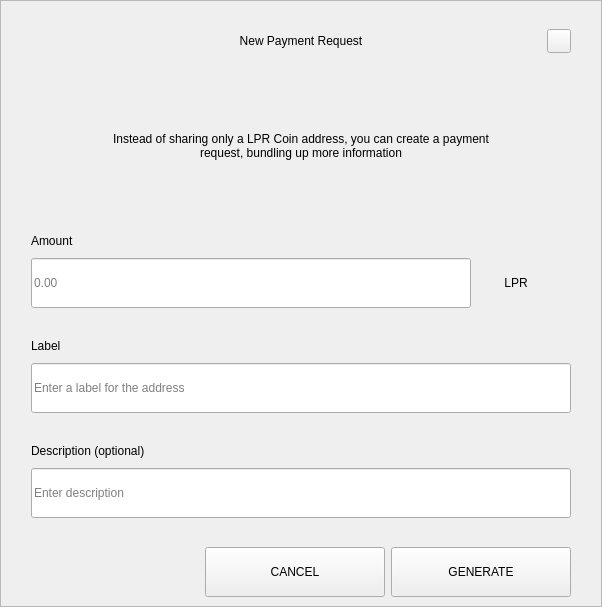
<?xml version="1.0" encoding="UTF-8"?>
<ui version="4.0">
 <class>RequestDialog</class>
 <widget class="QDialog" name="RequestDialog">
  <property name="geometry">
   <rect>
    <x>0</x>
    <y>0</y>
    <width>602</width>
    <height>607</height>
   </rect>
  </property>
  <property name="windowTitle">
   <string>Dialog</string>
  </property>
  <layout class="QVBoxLayout" name="verticalLayout_5">
   <property name="spacing">
    <number>0</number>
   </property>
   <property name="leftMargin">
    <number>0</number>
   </property>
   <property name="topMargin">
    <number>0</number>
   </property>
   <property name="rightMargin">
    <number>0</number>
   </property>
   <property name="bottomMargin">
    <number>0</number>
   </property>
   <item>
    <widget class="QFrame" name="frame">
     <property name="styleSheet">
      <string notr="true"/>
     </property>
     <property name="frameShape">
      <enum>QFrame::StyledPanel</enum>
     </property>
     <property name="frameShadow">
      <enum>QFrame::Raised</enum>
     </property>
     <layout class="QVBoxLayout" name="verticalLayout_4" stretch="1,0,0">
      <property name="spacing">
       <number>0</number>
      </property>
      <property name="leftMargin">
       <number>30</number>
      </property>
      <property name="topMargin">
       <number>20</number>
      </property>
      <property name="rightMargin">
       <number>30</number>
      </property>
      <property name="bottomMargin">
       <number>0</number>
      </property>
      <item>
       <layout class="QHBoxLayout" name="horizontalLayout_3">
        <property name="spacing">
         <number>0</number>
        </property>
        <item>
         <spacer name="horizontalSpacer_21">
          <property name="orientation">
           <enum>Qt::Horizontal</enum>
          </property>
          <property name="sizeHint" stdset="0">
           <size>
            <width>40</width>
            <height>20</height>
           </size>
          </property>
         </spacer>
        </item>
        <item>
         <widget class="QLabel" name="labelTitle">
          <property name="minimumSize">
           <size>
            <width>0</width>
            <height>40</height>
           </size>
          </property>
          <property name="maximumSize">
           <size>
            <width>16777215</width>
            <height>40</height>
           </size>
          </property>
          <property name="styleSheet">
           <string notr="true">padding-left:24px;</string>
          </property>
          <property name="text">
           <string>New Payment Request</string>
          </property>
          <property name="alignment">
           <set>Qt::AlignCenter</set>
          </property>
          <property name="margin">
           <number>7</number>
          </property>
         </widget>
        </item>
        <item>
         <spacer name="horizontalSpacer">
          <property name="orientation">
           <enum>Qt::Horizontal</enum>
          </property>
          <property name="sizeHint" stdset="0">
           <size>
            <width>40</width>
            <height>20</height>
           </size>
          </property>
         </spacer>
        </item>
        <item>
         <widget class="QPushButton" name="btnEsc">
          <property name="minimumSize">
           <size>
            <width>24</width>
            <height>24</height>
           </size>
          </property>
          <property name="maximumSize">
           <size>
            <width>24</width>
            <height>24</height>
           </size>
          </property>
          <property name="focusPolicy">
           <enum>Qt::NoFocus</enum>
          </property>
          <property name="text">
           <string/>
          </property>
         </widget>
        </item>
       </layout>
      </item>
      <item>
       <widget class="QStackedWidget" name="stack">
        <property name="minimumSize">
         <size>
          <width>540</width>
          <height>0</height>
         </size>
        </property>
        <property name="maximumSize">
         <size>
          <width>540</width>
          <height>16777215</height>
         </size>
        </property>
        <property name="currentIndex">
         <number>0</number>
        </property>
        <widget class="QWidget" name="page_1">
         <property name="minimumSize">
          <size>
           <width>540</width>
           <height>0</height>
          </size>
         </property>
         <property name="maximumSize">
          <size>
           <width>540</width>
           <height>16777215</height>
          </size>
         </property>
         <layout class="QVBoxLayout" name="layout1">
          <property name="spacing">
           <number>0</number>
          </property>
          <property name="leftMargin">
           <number>0</number>
          </property>
          <property name="topMargin">
           <number>0</number>
          </property>
          <property name="rightMargin">
           <number>0</number>
          </property>
          <property name="bottomMargin">
           <number>0</number>
          </property>
          <item>
           <spacer name="verticalSpacer_21">
            <property name="orientation">
             <enum>Qt::Vertical</enum>
            </property>
            <property name="sizeType">
             <enum>QSizePolicy::Fixed</enum>
            </property>
            <property name="sizeHint" stdset="0">
             <size>
              <width>20</width>
              <height>30</height>
             </size>
            </property>
           </spacer>
          </item>
          <item alignment="Qt::AlignHCenter">
           <widget class="QLabel" name="labelMessage">
            <property name="minimumSize">
             <size>
              <width>400</width>
              <height>50</height>
             </size>
            </property>
            <property name="text">
             <string>Instead of sharing only a LPR Coin address, you can create a payment request, bundling up more information</string>
            </property>
            <property name="alignment">
             <set>Qt::AlignCenter</set>
            </property>
            <property name="wordWrap">
             <bool>true</bool>
            </property>
           </widget>
          </item>
          <item alignment="Qt::AlignBottom">
           <widget class="QWidget" name="containerAmount" native="true">
            <layout class="QVBoxLayout" name="verticalLayout">
             <property name="spacing">
              <number>9</number>
             </property>
             <property name="leftMargin">
              <number>0</number>
             </property>
             <property name="topMargin">
              <number>0</number>
             </property>
             <property name="rightMargin">
              <number>0</number>
             </property>
             <property name="bottomMargin">
              <number>0</number>
             </property>
             <item>
              <widget class="QLabel" name="labelSubtitleAmount">
               <property name="minimumSize">
                <size>
                 <width>350</width>
                 <height>16</height>
                </size>
               </property>
               <property name="maximumSize">
                <size>
                 <width>16777215</width>
                 <height>16</height>
                </size>
               </property>
               <property name="text">
                <string>Amount</string>
               </property>
              </widget>
             </item>
             <item alignment="Qt::AlignTop">
              <widget class="QWidget" name="layoutAmount" native="true">
               <layout class="QHBoxLayout" name="horizontalLayout" stretch="2,0">
                <property name="spacing">
                 <number>0</number>
                </property>
                <property name="leftMargin">
                 <number>0</number>
                </property>
                <property name="topMargin">
                 <number>0</number>
                </property>
                <property name="rightMargin">
                 <number>0</number>
                </property>
                <property name="bottomMargin">
                 <number>0</number>
                </property>
                <item>
                 <widget class="QLineEdit" name="lineEditAmount">
                  <property name="minimumSize">
                   <size>
                    <width>0</width>
                    <height>50</height>
                   </size>
                  </property>
                  <property name="maximumSize">
                   <size>
                    <width>16777215</width>
                    <height>50</height>
                   </size>
                  </property>
                  <property name="placeholderText">
                   <string notr="true">0.00</string>
                  </property>
                 </widget>
                </item>
                <item>
                 <widget class="QWidget" name="comboContainer" native="true">
                  <property name="minimumSize">
                   <size>
                    <width>100</width>
                    <height>50</height>
                   </size>
                  </property>
                  <property name="maximumSize">
                   <size>
                    <width>16777215</width>
                    <height>50</height>
                   </size>
                  </property>
                  <layout class="QHBoxLayout" name="horizontalLayout_31">
                   <property name="spacing">
                    <number>0</number>
                   </property>
                   <property name="leftMargin">
                    <number>0</number>
                   </property>
                   <property name="topMargin">
                    <number>0</number>
                   </property>
                   <property name="rightMargin">
                    <number>10</number>
                   </property>
                   <property name="bottomMargin">
                    <number>0</number>
                   </property>
                   <item>
                    <widget class="QLabel" name="comboBoxCoin">
                     <property name="text">
                      <string>LPR</string>
                     </property>
                     <property name="alignment">
                      <set>Qt::AlignCenter</set>
                     </property>
                    </widget>
                   </item>
                  </layout>
                 </widget>
                </item>
               </layout>
              </widget>
             </item>
            </layout>
           </widget>
          </item>
          <item>
           <spacer name="verticalSpacer_31">
            <property name="orientation">
             <enum>Qt::Vertical</enum>
            </property>
            <property name="sizeType">
             <enum>QSizePolicy::Fixed</enum>
            </property>
            <property name="sizeHint" stdset="0">
             <size>
              <width>20</width>
              <height>30</height>
             </size>
            </property>
           </spacer>
          </item>
          <item>
           <layout class="QVBoxLayout" name="verticalLayoutLabel">
            <property name="spacing">
             <number>9</number>
            </property>
            <item>
             <widget class="QLabel" name="labelSubtitleLabel">
              <property name="minimumSize">
               <size>
                <width>0</width>
                <height>16</height>
               </size>
              </property>
              <property name="maximumSize">
               <size>
                <width>16777215</width>
                <height>16</height>
               </size>
              </property>
              <property name="text">
               <string>Label</string>
              </property>
             </widget>
            </item>
            <item>
             <widget class="QLineEdit" name="lineEditLabel">
              <property name="minimumSize">
               <size>
                <width>0</width>
                <height>50</height>
               </size>
              </property>
              <property name="maximumSize">
               <size>
                <width>16777215</width>
                <height>50</height>
               </size>
              </property>
              <property name="placeholderText">
               <string>Enter a label for the address</string>
              </property>
             </widget>
            </item>
           </layout>
          </item>
          <item>
           <spacer name="verticalSpacer_34">
            <property name="orientation">
             <enum>Qt::Vertical</enum>
            </property>
            <property name="sizeType">
             <enum>QSizePolicy::Fixed</enum>
            </property>
            <property name="sizeHint" stdset="0">
             <size>
              <width>20</width>
              <height>30</height>
             </size>
            </property>
           </spacer>
          </item>
          <item>
           <layout class="QVBoxLayout" name="verticalLayoutDescription">
            <property name="spacing">
             <number>9</number>
            </property>
            <item>
             <widget class="QLabel" name="labelSubtitleDescription">
              <property name="minimumSize">
               <size>
                <width>0</width>
                <height>16</height>
               </size>
              </property>
              <property name="maximumSize">
               <size>
                <width>16777215</width>
                <height>16</height>
               </size>
              </property>
              <property name="text">
               <string>Description (optional)</string>
              </property>
             </widget>
            </item>
            <item>
             <widget class="QLineEdit" name="lineEditDescription">
              <property name="minimumSize">
               <size>
                <width>0</width>
                <height>50</height>
               </size>
              </property>
              <property name="maximumSize">
               <size>
                <width>16777215</width>
                <height>50</height>
               </size>
              </property>
              <property name="placeholderText">
               <string>Enter description</string>
              </property>
             </widget>
            </item>
            <item>
             <spacer name="verticalSpacer_4">
              <property name="orientation">
               <enum>Qt::Vertical</enum>
              </property>
              <property name="sizeType">
               <enum>QSizePolicy::Fixed</enum>
              </property>
              <property name="sizeHint" stdset="0">
               <size>
                <width>20</width>
                <height>20</height>
               </size>
              </property>
             </spacer>
            </item>
           </layout>
          </item>
         </layout>
        </widget>
        <widget class="QWidget" name="page_2">
         <layout class="QVBoxLayout" name="layout2">
          <item>
           <spacer name="verticalSpacer_5">
            <property name="orientation">
             <enum>Qt::Vertical</enum>
            </property>
            <property name="sizeType">
             <enum>QSizePolicy::Fixed</enum>
            </property>
            <property name="sizeHint" stdset="0">
             <size>
              <width>20</width>
              <height>50</height>
             </size>
            </property>
           </spacer>
          </item>
          <item alignment="Qt::AlignHCenter">
           <widget class="QLabel" name="labelQrImg">
            <property name="minimumSize">
             <size>
              <width>260</width>
              <height>260</height>
             </size>
            </property>
            <property name="maximumSize">
             <size>
              <width>260</width>
              <height>260</height>
             </size>
            </property>
            <property name="text">
             <string/>
            </property>
            <property name="alignment">
             <set>Qt::AlignCenter</set>
            </property>
           </widget>
          </item>
          <item>
           <spacer name="verticalSpacer_2">
            <property name="orientation">
             <enum>Qt::Vertical</enum>
            </property>
            <property name="sizeType">
             <enum>QSizePolicy::Fixed</enum>
            </property>
            <property name="sizeHint" stdset="0">
             <size>
              <width>20</width>
              <height>30</height>
             </size>
            </property>
           </spacer>
          </item>
          <item alignment="Qt::AlignHCenter">
           <widget class="QLabel" name="labelAddress">
            <property name="text">
             <string>M6tGR83SQbie1SW72hjcWJvFfip5krte2Z </string>
            </property>
           </widget>
          </item>
          <item>
           <spacer name="verticalSpacer_32">
            <property name="orientation">
             <enum>Qt::Vertical</enum>
            </property>
            <property name="sizeType">
             <enum>QSizePolicy::Expanding</enum>
            </property>
            <property name="sizeHint" stdset="0">
             <size>
              <width>20</width>
              <height>20</height>
             </size>
            </property>
           </spacer>
          </item>
          <item>
           <layout class="QHBoxLayout" name="horizontal">
            <property name="leftMargin">
             <number>20</number>
            </property>
            <property name="rightMargin">
             <number>20</number>
            </property>
            <property name="bottomMargin">
             <number>20</number>
            </property>
            <item>
             <spacer name="horizontalSpacer_4">
              <property name="orientation">
               <enum>Qt::Horizontal</enum>
              </property>
              <property name="sizeHint" stdset="0">
               <size>
                <width>40</width>
                <height>20</height>
               </size>
              </property>
             </spacer>
            </item>
            <item>
             <widget class="QPushButton" name="btnCopyAddress">
              <property name="minimumSize">
               <size>
                <width>180</width>
                <height>50</height>
               </size>
              </property>
              <property name="text">
               <string>COPY ADDRESS</string>
              </property>
             </widget>
            </item>
            <item>
             <widget class="QPushButton" name="btnCopyUrl">
              <property name="minimumSize">
               <size>
                <width>180</width>
                <height>50</height>
               </size>
              </property>
              <property name="text">
               <string>COPY URL</string>
              </property>
             </widget>
            </item>
            <item>
             <spacer name="horizontalSpacer_2">
              <property name="orientation">
               <enum>Qt::Horizontal</enum>
              </property>
              <property name="sizeHint" stdset="0">
               <size>
                <width>40</width>
                <height>20</height>
               </size>
              </property>
             </spacer>
            </item>
           </layout>
          </item>
         </layout>
        </widget>
       </widget>
      </item>
      <item>
       <widget class="QWidget" name="buttonsStack" native="true">
        <layout class="QHBoxLayout" name="horizontalLayout_5">
         <property name="leftMargin">
          <number>20</number>
         </property>
         <property name="rightMargin">
          <number>0</number>
         </property>
         <item>
          <spacer name="horizontalSpacer_41">
           <property name="orientation">
            <enum>Qt::Horizontal</enum>
           </property>
           <property name="sizeHint" stdset="0">
            <size>
             <width>40</width>
             <height>20</height>
            </size>
           </property>
          </spacer>
         </item>
         <item>
          <widget class="QPushButton" name="btnCancel">
           <property name="minimumSize">
            <size>
             <width>180</width>
             <height>50</height>
            </size>
           </property>
           <property name="focusPolicy">
            <enum>Qt::NoFocus</enum>
           </property>
           <property name="text">
            <string>CANCEL</string>
           </property>
          </widget>
         </item>
         <item>
          <widget class="QPushButton" name="btnSave">
           <property name="minimumSize">
            <size>
             <width>180</width>
             <height>50</height>
            </size>
           </property>
           <property name="focusPolicy">
            <enum>Qt::NoFocus</enum>
           </property>
           <property name="text">
            <string>GENERATE</string>
           </property>
          </widget>
         </item>
        </layout>
       </widget>
      </item>
     </layout>
    </widget>
   </item>
  </layout>
 </widget>
 <resources/>
 <connections/>
</ui>
